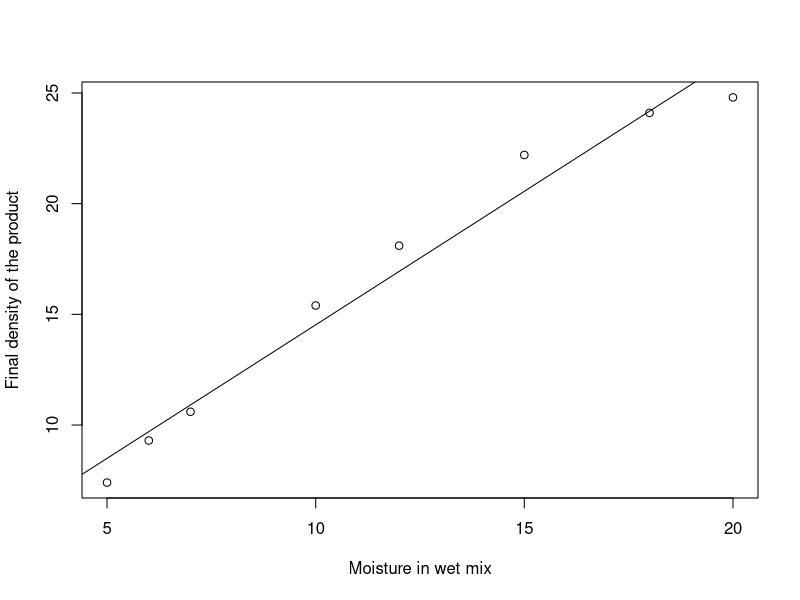

R code for this plot:
WetMixMoisture <- c(5,6,7,10,12,15,18,20)
FinalDensity <- c(7.4,9.3,10.6,15.4,18.1,22.2,24.1,24.8)
fit <- lm(FinalDensity~WetMixMoisture)
plot(WetMixMoisture,FinalDensity,xlab="Moisture in wet mix",ylab="Final density of the product")
abline(fit)
#summary(fit)

resids <- fit$residuals

SSR <- sum(resids^2)